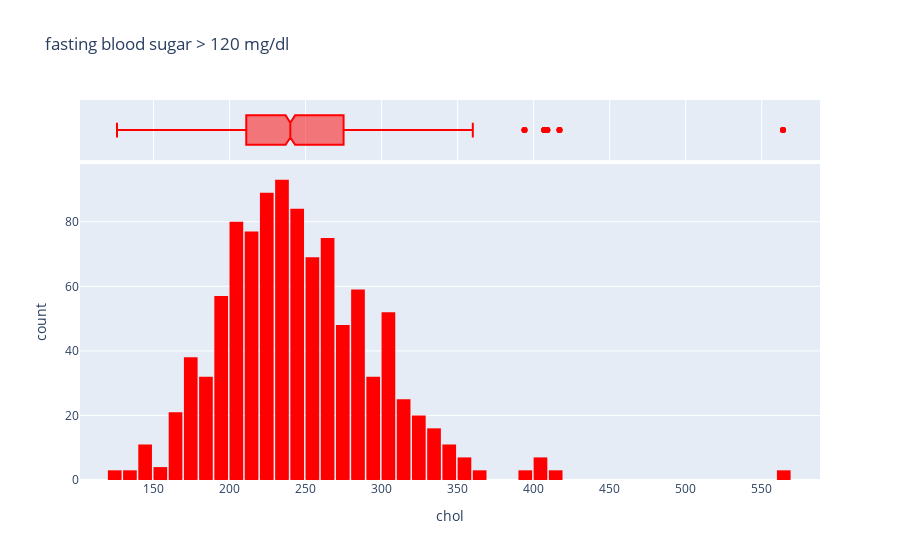

The code cell stored with this chart in its notebook:
### Code cell
fig = px.histogram(data_df, 
                   x='chol', 
                   marginal='box', 
                   color_discrete_sequence=['red'], 
                   title='fasting blood sugar > 120 mg/dl')
fig.update_layout(bargap=0.1)
fig.show()

### Figure 1 — Plotly figure (JSON) as saved in the notebook; plotly's stock layout.template omitted (floating-point values rounded to 4 significant figures; data arrays with more than 128 entries replaced by an {"elided": "..."} marker saying what was removed)
{"data": [{"alignmentgroup": "True", "bingroup": "x", "hovertemplate": "chol=%{x}<br>count=%{y}<extra></extra>", "legendgroup": "", "marker": {"color": "red", "pattern": {"shape": ""}}, "name": "", "offsetgroup": "", "orientation": "v", "showlegend": false, "type": "histogram", "x": {"elided": "1025 int values"}, "xaxis": "x", "yaxis": "y"}, {"alignmentgroup": "True", "hovertemplate": "chol=%{x}<extra></extra>", "legendgroup": "", "marker": {"color": "red"}, "name": "", "notched": true, "offsetgroup": "", "showlegend": false, "type": "box", "x": {"elided": "1025 int values"}, "xaxis": "x2", "yaxis": "y2"}], "layout": {"autosize": true, "bargap": 0.1, "barmode": "relative", "legend": {"tracegroupgap": 0}, "title": {"text": "fasting blood sugar > 120 mg/dl"}, "xaxis": {"anchor": "y", "autorange": true, "domain": [0, 1], "range": [101.7, 588.3], "title": {"text": "chol"}, "type": "linear"}, "xaxis2": {"anchor": "y2", "autorange": true, "domain": [0, 1], "matches": "x", "range": [101.7, 588.3], "showgrid": true, "showticklabels": false, "type": "linear"}, "yaxis": {"anchor": "x", "autorange": true, "domain": [0, 0.8316], "range": [0, 97.89], "title": {"text": "count"}}, "yaxis2": {"anchor": "x2", "autorange": true, "domain": [0.8416, 1], "matches": "y2", "range": [-0.5, 0.5], "showgrid": false, "showline": false, "showticklabels": false, "ticks": "", "type": "category"}}}
